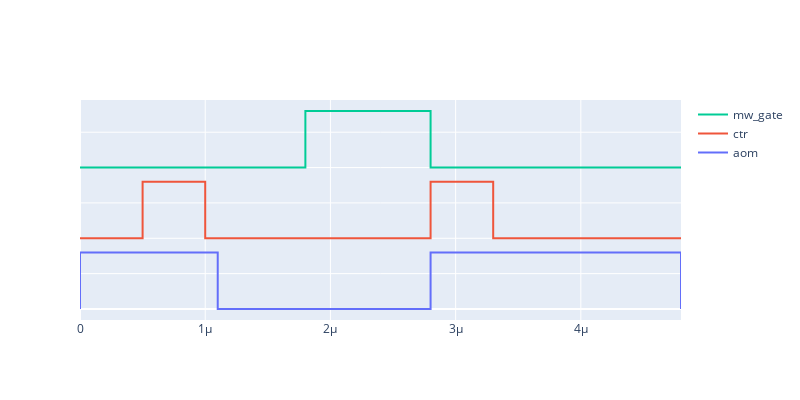

The code cell stored with this chart in its notebook:
### Code cell
# Instanciate pulsed experiment
pe_rabi = PulsedExperiment(
    pulseblocks=rabi_pulse, 
    assignment_dict=assignment_dict, 
    hd=hd, 
    )

# Compile sequence, upload to HDAWG and prepare DIO output
awg = pe_rabi.get_ready(awg_num)

### Figure 1 — Plotly figure (JSON) as saved in the notebook; plotly's stock layout.template omitted (floating-point values rounded to 4 significant figures)
{"data": [{"hoverinfo": "text", "mode": "lines", "name": "aom", "text": ["False", "0.00e+00", "True", "1.10e-06", "1.10e-06", "2.80e-06", "2.80e-06", "True", "4.80e-06", "4.80e-06", "4.80e-06"], "type": "scatter", "x": [0, 0, 5.5e-07, 1.1e-06, 1.1e-06, 2.8e-06, 2.8e-06, 3.8e-06, 4.8e-06, 4.8e-06, 4.8e-06], "y": [0, 0.8, 0.8, 0.8, 0, 0, 0.8, 0.8, 0.8, 0, 0]}, {"hoverinfo": "text", "mode": "lines", "name": "ctr", "text": ["False", "5.00e-07", "5.00e-07", "True", "1.00e-06", "1.00e-06", "2.80e-06", "2.80e-06", "True", "3.30e-06", "3.30e-06", "4.80e-06"], "type": "scatter", "x": [0, 5e-07, 5e-07, 7.5e-07, 1e-06, 1e-06, 2.8e-06, 2.8e-06, 3.05e-06, 3.3e-06, 3.3e-06, 4.8e-06], "y": [1, 1, 1.8, 1.8, 1.8, 1, 1, 1.8, 1.8, 1.8, 1, 1]}, {"hoverinfo": "text", "mode": "lines", "name": "mw_gate", "text": ["False", "1.80e-06", "1.80e-06", "True", "2.80e-06", "2.80e-06", "4.80e-06"], "type": "scatter", "x": [0, 1.8e-06, 1.8e-06, 2.3e-06, 2.8e-06, 2.8e-06, 4.8e-06], "y": [2, 2, 2.8, 2.8, 2.8, 2, 2]}], "layout": {"height": 400, "hovermode": "closest", "legend": {"traceorder": "reversed"}, "title": {"text": ""}, "width": 800, "yaxis": {"showticklabels": false}}}
